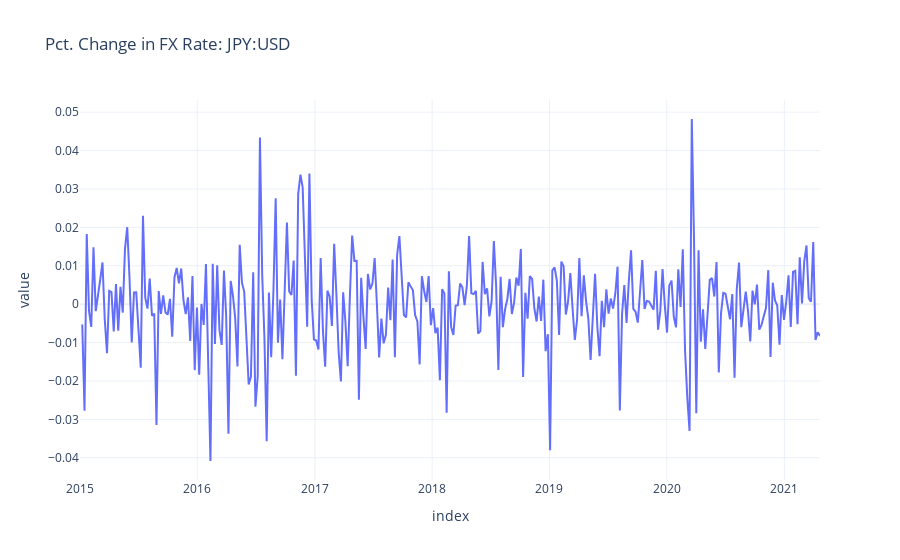

The code cell stored with this chart in its notebook:
### Code cell
fig = dfs_fx[fx_B].loc[date_range].pct_change().plot(title=f"Pct. Change in FX Rate: {fx_B}:USD")
fig.update_layout(showlegend=False)
fig.show()

### Figure 1 — Plotly figure (JSON) as saved in the notebook; plotly's stock layout.template omitted (floating-point values rounded to 4 significant figures; data arrays with more than 128 entries replaced by an {"elided": "..."} marker saying what was removed)
{"data": [{"hovertemplate": "variable=rate<br>index=%{x}<br>value=%{y}<extra></extra>", "legendgroup": "rate", "line": {"color": "#636efa", "dash": "solid"}, "mode": "lines", "name": "rate", "orientation": "v", "showlegend": true, "type": "scatter", "x": {"elided": "330 str values"}, "xaxis": "x", "y": {"elided": "330 float values"}, "yaxis": "y"}], "layout": {"legend": {"title": {"text": "variable"}, "tracegroupgap": 0}, "showlegend": false, "title": {"text": "Pct. Change in FX Rate: JPY:USD"}, "xaxis": {"anchor": "y", "domain": [0, 1], "title": {"text": "index"}}, "yaxis": {"anchor": "x", "domain": [0, 1], "title": {"text": "value"}}}}
